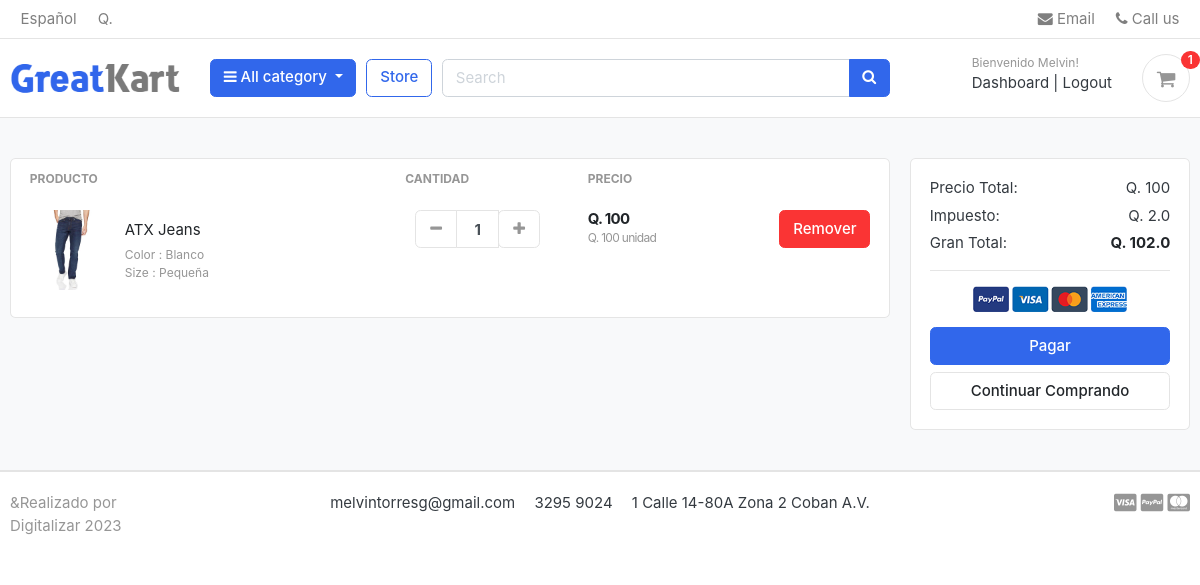
The page /cart/ (signed in) on the database its author committed.
### accounts/models.py (models this page shows, shortened)
class Account(AbstractBaseUser):
    first_name      = models.CharField(max_length=50)
    last_name       = models.CharField(max_length=50)
    username        = models.CharField(max_length=50, unique=True)
    email           = models.EmailField(max_length=100, unique=True)
    phone_number    = models.CharField(max_length=50)
    date_joined     = models.DateTimeField(auto_now_add=True)
    last_login      = models.DateTimeField(auto_now_add=True)
    is_admin        = models.BooleanField(default=False)
    is_staff        = models.BooleanField(default=False)
    is_active        = models.BooleanField(default=False)
    is_superadmin        = models.BooleanField(default=False)
    USERNAME_FIELD = 'email'
    REQUIRED_FIELDS = ['username', 'first_name', 'last_name']
    objects = MyAccountManager()

### carts/models.py (models this page shows, shortened)
class CartItem(models.Model):
    user = models.ForeignKey(Account, on_delete=models.CASCADE, null=True)
    product = models.ForeignKey(Product, on_delete=models.CASCADE)
    variations = models.ManyToManyField(Variation, blank=True)
    cart    = models.ForeignKey(Cart, on_delete=models.CASCADE, null=True)
    quantity = models.IntegerField()
    is_active = models.BooleanField(default=True)
    def sub_total(self):
        return self.product.price * self.quantity

### store/models.py (models this page shows, shortened)
class Product(models.Model):
        product_name    = models.CharField(max_length=200, unique=True)
        slug            = models.SlugField(max_length=200, unique=True)
        description     = models.TextField(max_length=500, blank=True)
        price           = models.IntegerField()
        images          = models.ImageField(upload_to='photos/products')
        stock           = models.IntegerField()
        is_available    = models.BooleanField(default=True)
        category        = models.ForeignKey(Category, on_delete= models.CASCADE)
        created_date    = models.DateTimeField(auto_now_add=True)
        modified_date   = models.DateTimeField(auto_now=True)
        def get_url(self):
                return reverse('product_details', args=[self.category.slug, self.slug])

class Variation(models.Model):
        product = models.ForeignKey(Product, on_delete=models.CASCADE)
        variation_category = models.CharField(max_length=100, choices=variation_category_choice)
        variation_value    = models.CharField(max_length=100)
        is_active          = models.BooleanField(default=True)
        created_date       = models.DateTimeField(auto_now=True)
        objects = VariationManager()

### carts/views.py (the view)
# urls.py: path('', views.cart, name='cart'),
def cart(request, total=0, quantity=0, cart_items=None):
    try:
        tax = 0
        grand_total = 0
        if request.user.is_authenticated:
            cart_items = CartItem.objects.filter(user=request.user, is_active=True)
        else:
            cart = Cart.objects.get(cart_id=_cart_id(request))
            cart_items = CartItem.objects.filter(cart=cart, is_active=True)
        for cart_item in cart_items:
            total += (cart_item.product.price * cart_item.quantity)
            quantity += cart_item.quantity
        tax = (2 * total)/100
        grand_total = total + tax
    except ObjectDoesNotExist:
        pass #just ignore
    context = {
        'total': total,
        'quantity': quantity,
        'cart_items': cart_items,
        'tax'       : tax,
        'grand_total': grand_total,
    }
    return render(request, 'store/cart.html', context)

### templates/store/cart.html (shortened to what this page needs)
{% extends 'base.html' %}
{% load static %}
{% block content %}
<section class="section-content padding-y bg">
        <div class="container">
        {% if not cart_items %}
	<h2 class="text-center">El Carro de Compra esta Vacio</h2>
	<br>
	<div class="text-center">
		<a href="{% url 'store' %}" class="btn btn-primary">Continua Comprando</a>
	</div>
        {% else %}
        <div class="row">
                <aside class="col-lg-9">
        <div class="card">
        <table class="table table-borderless table-shopping-cart">
        <thead class="text-muted">
        <tr class="small text-uppercase">
          <th scope="col">Producto</th>
          <th scope="col" width="120">Cantidad</th>
          <th scope="col" width="120">Precio</th>
          <th scope="col" class="text-right" width="200"> </th>
        </tr>
        </thead>
        <tbody>
        {% for cart_item in cart_items %}
        <tr>
                <td>
                        <figure class="itemside align-items-center">
                                <div class="aside"><img src="{{ cart_item.product.images.url }}" class="img-sm"></div>
                                <figcaption class="info">
                                        <a href="{{ cart_item.product.get_url }}" class="title text-dark">{{ cart_item.product.product_name }}</a>
				        <p class="text-muted small">
                                                {% if cart_item.variations.all %}
                                                        {% for item in cart_item.variations.all %}
                                                         {{ item.variation_category | capfirst }} : {{ item.variation_value | capfirst }} <br>
                                                        {% endfor %}
                                                {% endif %}
                                        </p>
                                </figcaption>
                        </figure>
                </td>
                <td>
                        <div class="col">
                          <div class="input-group input-spinner">
                            <div class="input-group-prepend">
                            <a href="{% url 'remove_cart' cart_item.product.id cart_item.id %}" class="btn btn-light" type="button" id="button-plus"> <i class="fa fa-minus"></i> </a>
                            </div>
                            <input type="text" class="form-control"  value="{{ cart_item.quantity }}">
                            <div class="input-group-append">
                                <form action="{% url 'add_cart' cart_item.product.id %}" method="POST">
                                         <button class="btn btn-light" type="submit" id="button-minus"> <i class="fa fa-plus"></i> </button>
                                </form>
                            </div>
                          </div>
                        </div>
                </td>
                <td>
                        <div class="price-wrap">
                                <var class="price">Q. {{ cart_item.sub_total }}</var>
                                <small class="text-muted"> Q. {{ cart_item.product.price }} unidad </small>
                        </div>
                </td>
                <td class="text-right">
                <a href="{% url 'remove_cart_item' cart_item.product.id cart_item.id %}" onclick="return confirm('Estas seguro de eliminar el producto?')" class="btn btn-danger"> Remover</a>
                </td>
        </tr>
        {% endfor %}
        </tbody>
        </table>
        </div>
                </aside>
                <aside class="col-lg-3">
                        <div class="card">
                        <div class="card-body">
                                <dl class="dlist-align">
                                  <dt>Precio Total:</dt>
                                  <dd class="text-right">Q. {{total}} </dd>
                                </dl>
                                <dl class="dlist-align">
                                  <dt>Impuesto:</dt>
                                  <dd class="text-right"> Q. {{tax}}</dd>
                                </dl>
                                <dl class="dlist-align">
                                  <dt>Gran Total:</dt>
                                  <dd class="text-right text-dark b"><strong>Q. {{grand_total}}</strong></dd>
                                </dl>
                                <hr>
                                <p class="text-center mb-3">
                                        <img src="{% static './images/misc/payments.png' %}" height="26">
                                </p>
                                <a href="{% url 'checkout' %}" class="btn btn-primary btn-block"> Pagar </a>
                                <a href="{% url 'store' %}" class="btn btn-light btn-block">Continuar Comprando</a>
                        </div>
                        </div>
        </aside>
        </div>
        {% endif %}
        </div>
        </section>
{% endblock %}

### templates/includes/navbar.html (shortened to what this page needs)
{% load static %}
<header class="section-header">
        <nav class="navbar p-md-0 navbar-expand-sm navbar-light border-bottom">
        <div class="container">
          <div class="collapse navbar-collapse" id="navbarTop4">
            <ul class="navbar-nav mr-auto">
                    <li class="nav-item dropdown">
                                 <a href="#" class="nav-link">   Español </a>
                        </li>
                        <li class="nav-item dropdown">
                                <a href="#" class="nav-link"> Q. </a>
                        </li>
            </ul>
            <ul class="navbar-nav">
                        <li><a href="#" class="nav-link"> <i class="fa fa-envelope"></i> Email </a></li>
                        <li><a href="#" class="nav-link"> <i class="fa fa-phone"></i> Call us </a></li>
                </ul>
          </div>
        </div>
        </nav>
        <section class="header-main border-bottom">
                <div class="container">
        <div class="row align-items-center">
                <div class="col-lg-2 col-md-3 col-6">
                        <a href="{% url 'home' %}" class="brand-wrap">
                                <img class="logo" src="{% static './images/logo.png' %}">
                        </a>
                </div>
                <div class="col-lg col-sm col-md col-6 flex-grow-0">
                        <div class="category-wrap dropdown d-inline-block float-right">
                                <button type="button" class="btn btn-primary dropdown-toggle" data-toggle="dropdown">
                                        <i class="fa fa-bars"></i> All category
                                </button>
                        </div>
                </div>
                <a href="{% url 'store' %}" class="btn btn-outline-primary">Store</a>
                <div class="col-lg  col-md-6 col-sm-12 col">
                        <form action="{% url 'search' %}" class="search" method='GET'>
                                <div class="input-group w-100">
                                    <input type="text" class="form-control" style="width:60%;" placeholder="Search" name="keyword">
                                    <div class="input-group-append">
                                      <button class="btn btn-primary" type="submit">
                                        <i class="fa fa-search"></i>
                                      </button>
                                    </div>
                            </div>
                        </form>
                </div>
                <div class="col-lg-3 col-sm-6 col-8 order-2 order-lg-3">
                                        <div class="d-flex justify-content-end mb-3 mb-lg-0">
                                                {% if user.id is None %}
                                                <div class="widget-header">
                                                        <small class="title text-muted">Bienvenido Visitante!</small>
                                                        <div>
                                                                <a href="{% url 'login' %}">Iniciar Sesion</a> <span class="dark-transp"> | </span>
                                                                <a href="{% url 'register' %}"> Registro</a>
                                                        </div>
                                                </div>
                                                {% else %}
                                                <div class="widget-header">
                                                        <small class="title text-muted">Bienvenido {{ user.first_name }}!</small>
                                                        <div>
                                                            <a href="{% url 'dashboard' %}">Dashboard</a> <span class="dark-transp"> | </span>
                                                            <a href="{% url 'logout' %}"> Logout</a>
                                                        </div>
                                                </div>
                                                {% endif %}
                                                <a href="{% url 'cart' %}" class="widget-header pl-3 ml-3">
                                                        <div class="icon icon-sm rounded-circle border"><i class="fa fa-shopping-cart"></i></div>
                                                        <span class="badge badge-pill badge-danger notify">{{cart_count}}</span>
                                                </a>
                                        </div>
                                </div>
        </div>
                </div>
        </section>
        </header>

### rows shown on the page
Account: first_name "Melvin"
CartItem: product.images (picture), product.product_name "ATX Jeans", quantity "1", sub_total "100", product.price "100"
Variation: variation_category "Color", variation_value "Blanco"
Variation: variation_category "Size", variation_value "Pequeña"

### other values the page prints
{{ cart_count }} "1"
{{ total }} "100"
{{ tax }} "2.0"
{{ grand_total }} "102.0"
